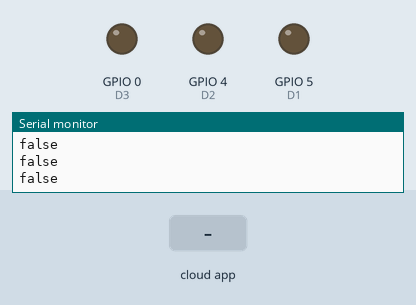
A sketch run on a simulated ESP8266 (NodeMCU). Shown: output pins drawn as LEDs (lit = HIGH), the last lines printed to the serial monitor. The test bench sets the inputs (shaded band). WiFi joins after 1.5 s; servers stay silent unless stated; the Firebase database answers and starts empty.

Above: at 2.7 s.
2.8 s: the phone or cloud app sets switch to 1
At 4.1 s:
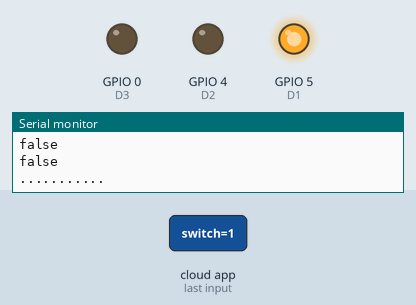
4.8 s: the phone or cloud app sets switch1 to 1
At 6.0 s:
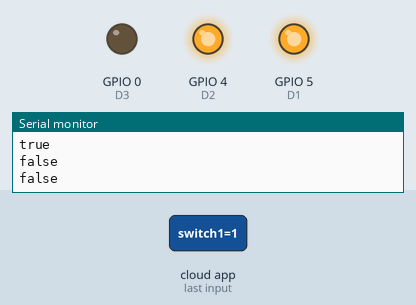
7.2 s: the phone or cloud app sets switch2 to 1
At 9.1 s:
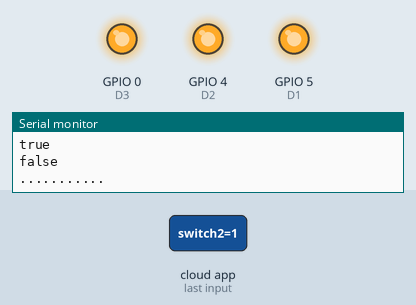
9.6 s: the phone or cloud app sets switch to 0
At 10.9 s:
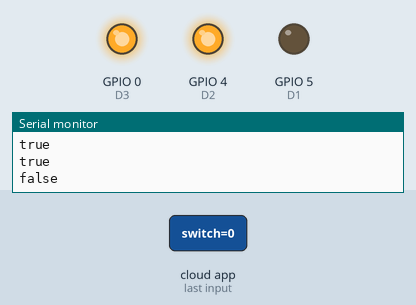
12.0 s: the phone or cloud app sets switch1 to 0
At 14.0 s:
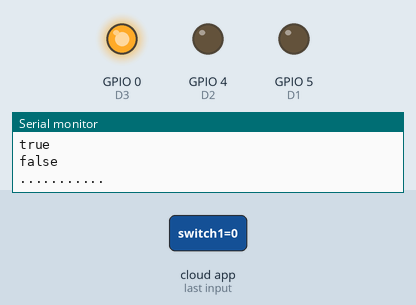
14.4 s: the phone or cloud app sets switch to 1
At 15.9 s:
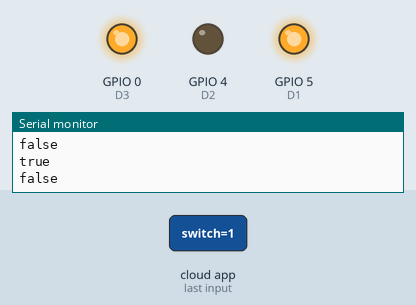
Timing chart, 0 to 17.4 s (numbered marks = the images above; inputs shaded):
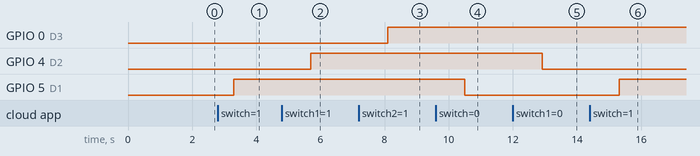

Measured:
- after the input at 2.8 s, GPIO 5 (D1): LOW → HIGH after 0.50 s
- after the input at 4.8 s, GPIO 4 (D2): LOW → HIGH after 0.91 s
- after the input at 7.2 s, GPIO 0 (D3): LOW → HIGH after 0.91 s
- after the input at 9.6 s, GPIO 5 (D1): HIGH → LOW after 0.91 s
- after the input at 12.0 s, GPIO 4 (D2): HIGH → LOW after 0.91 s
- after the input at 14.4 s, GPIO 5 (D1): LOW → HIGH after 0.91 s

The sketch:

dht.ino
```cpp
// Libraly
#include <FirebaseESP8266.h>
#include <TridentTD_LineNotify.h>
#include <ESP8266WiFi.h>
#include<DHT.h>


#define LINE_TOKEN  "lzUBVRj5OQJl1sqk60le75YjTgcTTeVwkrpD5KX9gnB" //Line TOken
#define FIREBASE_HOST "myhome-5ed54.firebaseio.com"                          // database URL
#define FIREBASE_KEY "WyEUSLlJBztVMNGw8p6EPUJPbMQZeIHKuCAotGUY"             // secret key
#define WIFI_SSID "Naliel"
#define WIFI_PASSWORD "357935799"
//#define DHTPIN 13  //D7
//#define DHTTYPE DHT11 //specifying the type of sensor
const int sensor_pin = A0;

//DHT dht(DHTPIN, DHTTYPE);
bool ligh, ligh1, ligh2, ligh3;
int cout=0;

FirebaseData firebaseData;
void setup() {
  connectWifi();
  Serial.println(LINE.getVersion());
  pinMode(5, OUTPUT); //D1
  pinMode(4, OUTPUT); //D2
  pinMode(0, OUTPUT); //D3
  pinMode(2, OUTPUT); //D4
  Serial.begin(115200);
  Firebase.begin(FIREBASE_HOST, FIREBASE_KEY);
  //dht.begin();
 /* LINE.setToken(LINE_TOKEN);
  // ตัวอย่างส่งข้อความ
  LINE.notify("สวัสดีครับ\nตอนนี้Sensorตัวที่1 กำลังทำงานอยู่");
  /*
  LINE.notify("myarduino.net");
  // ตัวอย่างส่งข้อมูล ตัวเลข
  LINE.notify(2342);          // จำนวนเต็ม
  LINE.notify(212.43434, 5);  // จำนวนจริง แสดง 5 หลัก

  // เลือก Line Sticker ได้จาก https://devdocs.line.me/files/sticker_list.pdf
  LINE.notifySticker(3, 240);       // ส่ง Line Sticker ด้วย PackageID 3 , StickerID 240
  LINE.notifySticker("Hello", 1, 2); // ส่ง Line Sticker ด้วย PackageID 1 , StickerID 2  พร้อมข้อความ*/
  // ตัวอย่างส่ง รูปภาพ ด้วย url
  LINE.notifyPicture("https://upload.wikimedia.org/wikipedia/commons/a/a2/Kim_Yeri_at_Trans_Korean_Wave_in_Jakarta_on_April_27%2C_2019.jpg");
  // Do something*/
}

void loop() {
  /*double sM, sm;

  sM = analogRead(sensor_pin);
  Serial.println(sM);
  sM = 100 - (sM / 10.24);
  sm = sM * 1.52;

  Serial.println(sM);
  Serial.println(sm);
  //float h = dht.readHumidity();
 // float t = dht.readTemperature();


  if(sm<50){
    if(cout==0){

   dryH(sm);

    }
    cout++;
    if(cout==1000){
      cout=0;
      }


    }

//  Serial.println(t);
  //Serial.println(h + .001);
 // Firebase.setFloat(firebaseData, "Data/Temperature:", (t + 0.001));
 // Firebase.setFloat(firebaseData, "Data/Humidity:", (h + 0.001));
  Firebase.setFloat(firebaseData, "Data/Moisture:", (sm + 0.001));*/
  Ligh();

  Serial.println("...........");

}

void connectWifi() {
  Serial.begin(9600);
  Serial.println(WiFi.localIP());
  WiFi.begin(WIFI_SSID, WIFI_PASSWORD);
  Serial.print("connecting");
  while (WiFi.status() != WL_CONNECTED) {
    Serial.print(".");
    delay(500);
  }
  Serial.println();
  Serial.print("connected: ");
  Serial.println(WiFi.localIP());
}

void Ligh() {
  Firebase.getBool(firebaseData, "LightState/switch", ligh);
  Firebase.getBool(firebaseData, "LightState1/switch1", ligh1);
  Firebase.getBool(firebaseData, "LightState2/switch2", ligh2);
  Firebase.getBool(firebaseData, "LightState3/switch3", ligh3);
  Serial.println(ligh);
  if (ligh == true) {
    digitalWrite(5, HIGH);
    Serial.println("true");
  }
  else if (ligh == false) {
    digitalWrite(5, LOW);
    Serial.println("false");
  }
  if (ligh1 == true) {
    digitalWrite(4, HIGH);
    Serial.println("true");
  }
  else if (ligh1 == false) {
    digitalWrite(4, LOW);
    Serial.println("false");
  }
  if (ligh2 == true) {
    digitalWrite(0, HIGH);
    Serial.println("true");
  }
  else if (ligh2 == false) {
    digitalWrite(0, LOW);
    Serial.println("false");
  }
  if (ligh3 == true) {
    digitalWrite(2, HIGH);
    Serial.println("true");
  }
  else if (ligh3 == false) {
    digitalWrite(2, LOW);
    Serial.println("false");
  }
  if (ligh == true || ligh == false) {
    Firebase.setBool(firebaseData, "Data/switch", ligh);
  }
  if (ligh1 == true || ligh1 == false) {
    Firebase.setBool(firebaseData, "Data/switch1", ligh1);
  }
  if (ligh2 == true || ligh2 == false) {
    Firebase.setBool(firebaseData, "Data/switch2", ligh2);
  }
  if (ligh3 == true || ligh3 == false) {
    Firebase.setBool(firebaseData, "Data/switch3", ligh3);
  }
}

void dryH(float sn){

    LINE.notify("ความชื้นในดินอยู่ที่ :");          // จำนวนเต็ม
    LINE.notify(sn);
    LINE.notify("กรุณารดน้ำต้นไม้ เพื่อสวนที่สวยงามของท่าน :");

  }
```
